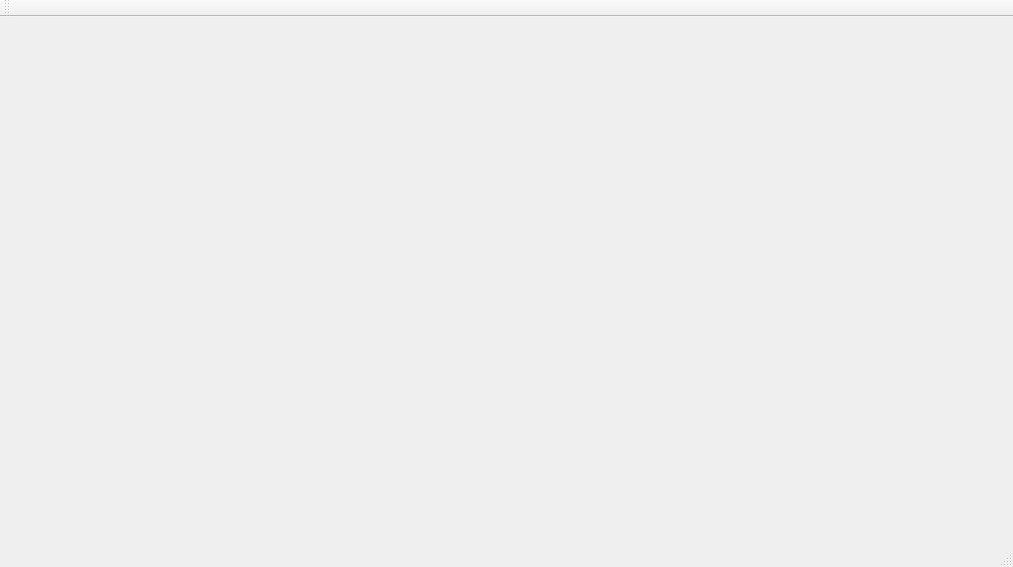
<?xml version="1.0" encoding="UTF-8"?>
<ui version="4.0">
 <class>MainWindow</class>
 <widget class="QMainWindow" name="MainWindow">
  <property name="geometry">
   <rect>
    <x>0</x>
    <y>0</y>
    <width>1013</width>
    <height>567</height>
   </rect>
  </property>
  <property name="windowTitle">
   <string>MainWindow</string>
  </property>
  <widget class="QWidget" name="centralWidget">
   <layout class="QVBoxLayout" name="verticalLayout_2">
    <item>
     <layout class="QVBoxLayout" name="verticalLayout"/>
    </item>
   </layout>
  </widget>
  <widget class="QMenuBar" name="menuBar">
   <property name="geometry">
    <rect>
     <x>0</x>
     <y>0</y>
     <width>1013</width>
     <height>25</height>
    </rect>
   </property>
  </widget>
  <widget class="QToolBar" name="mainToolBar">
   <attribute name="toolBarArea">
    <enum>TopToolBarArea</enum>
   </attribute>
   <attribute name="toolBarBreak">
    <bool>false</bool>
   </attribute>
  </widget>
  <widget class="QStatusBar" name="statusBar"/>
 </widget>
 <layoutdefault spacing="6" margin="11"/>
 <resources/>
 <connections/>
</ui>
